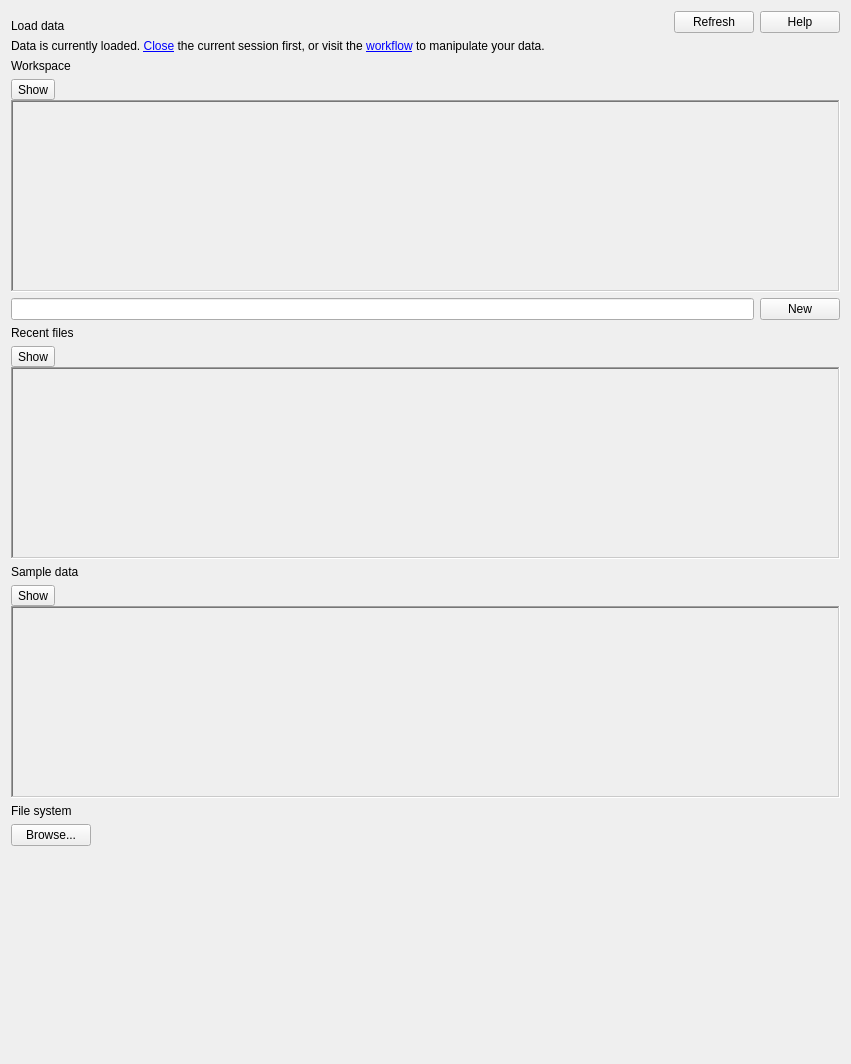
<?xml version="1.0" encoding="UTF-8"?>
<ui version="4.0">
 <class>Dialog</class>
 <widget class="QDialog" name="Dialog">
  <property name="geometry">
   <rect>
    <x>0</x>
    <y>0</y>
    <width>851</width>
    <height>1064</height>
   </rect>
  </property>
  <property name="sizePolicy">
   <sizepolicy hsizetype="Preferred" vsizetype="Preferred">
    <horstretch>0</horstretch>
    <verstretch>0</verstretch>
   </sizepolicy>
  </property>
  <property name="windowTitle">
   <string>Dialog</string>
  </property>
  <layout class="QVBoxLayout" name="verticalLayout">
   <item>
    <layout class="QHBoxLayout" name="horizontalLayout_2">
     <item alignment="Qt::AlignBottom">
      <widget class="QLabel" name="LBL_TITLE_MAIN">
       <property name="text">
        <string>Load data</string>
       </property>
       <property name="style" stdset="0">
        <string>title</string>
       </property>
      </widget>
     </item>
     <item>
      <widget class="QPushButton" name="BTN_REFRESH">
       <property name="sizePolicy">
        <sizepolicy hsizetype="Fixed" vsizetype="Fixed">
         <horstretch>0</horstretch>
         <verstretch>0</verstretch>
        </sizepolicy>
       </property>
       <property name="text">
        <string>Refresh</string>
       </property>
       <property name="icon">
        <iconset resource="../resources/resources.qrc">
         <normaloff>:/groot/refresh.svg</normaloff>:/groot/refresh.svg</iconset>
       </property>
       <property name="autoDefault">
        <bool>false</bool>
       </property>
      </widget>
     </item>
     <item>
      <widget class="QPushButton" name="BTN_HELP">
       <property name="sizePolicy">
        <sizepolicy hsizetype="Fixed" vsizetype="Fixed">
         <horstretch>0</horstretch>
         <verstretch>0</verstretch>
        </sizepolicy>
       </property>
       <property name="text">
        <string>Help</string>
       </property>
       <property name="icon">
        <iconset resource="../resources/resources.qrc">
         <normaloff>:/groot/help.svg</normaloff>:/groot/help.svg</iconset>
       </property>
       <property name="autoDefault">
        <bool>false</bool>
       </property>
      </widget>
     </item>
    </layout>
   </item>
   <item>
    <widget class="QLabel" name="LBL_HAS_DATA_WARNING">
     <property name="sizePolicy">
      <sizepolicy hsizetype="Expanding" vsizetype="Fixed">
       <horstretch>0</horstretch>
       <verstretch>0</verstretch>
      </sizepolicy>
     </property>
     <property name="text">
      <string>&lt;html&gt;&lt;head/&gt;&lt;body&gt;&lt;p&gt;Data is currently loaded. &lt;a href=&quot;action:new_model&quot;&gt;Close&lt;/a&gt; the current session first, or visit the &lt;a href=&quot;action:view_workflow&quot;&gt;workflow&lt;/a&gt; to manipulate your data.&lt;/p&gt;&lt;/body&gt;&lt;/html&gt;</string>
     </property>
     <property name="style" stdset="0">
      <string>warning</string>
     </property>
    </widget>
   </item>
   <item>
    <widget class="QLabel" name="LBL_TITLE_WORKSPACE">
     <property name="text">
      <string>Workspace</string>
     </property>
     <property name="style" stdset="0">
      <string>heading</string>
     </property>
    </widget>
   </item>
   <item>
    <layout class="QVBoxLayout" name="verticalLayout_2">
     <property name="spacing">
      <number>0</number>
     </property>
     <item>
      <widget class="QToolButton" name="BTN_SHOW_WORKSPACE">
       <property name="sizePolicy">
        <sizepolicy hsizetype="Fixed" vsizetype="Fixed">
         <horstretch>0</horstretch>
         <verstretch>0</verstretch>
        </sizepolicy>
       </property>
       <property name="text">
        <string>Show</string>
       </property>
       <property name="style" stdset="0">
        <string>dropdown</string>
       </property>
      </widget>
     </item>
     <item>
      <widget class="QFrame" name="FRA_WORKSPACE">
       <property name="minimumSize">
        <size>
         <width>0</width>
         <height>192</height>
        </size>
       </property>
       <property name="frameShape">
        <enum>QFrame::WinPanel</enum>
       </property>
       <property name="frameShadow">
        <enum>QFrame::Sunken</enum>
       </property>
       <property name="style" stdset="0">
        <string>contents</string>
       </property>
       <layout class="QGridLayout" name="LAY_WORKSPACE"/>
      </widget>
     </item>
    </layout>
   </item>
   <item>
    <layout class="QHBoxLayout" name="horizontalLayout">
     <item>
      <widget class="QLineEdit" name="TXT_WORKSPACE"/>
     </item>
     <item>
      <widget class="QPushButton" name="BTN_NEW_WORKSPACE">
       <property name="text">
        <string>New</string>
       </property>
       <property name="autoDefault">
        <bool>false</bool>
       </property>
      </widget>
     </item>
    </layout>
   </item>
   <item>
    <widget class="QLabel" name="LBL_TITLE_RECENT">
     <property name="text">
      <string>Recent files</string>
     </property>
     <property name="style" stdset="0">
      <string>heading</string>
     </property>
    </widget>
   </item>
   <item>
    <layout class="QVBoxLayout" name="verticalLayout_3">
     <property name="spacing">
      <number>0</number>
     </property>
     <item>
      <widget class="QToolButton" name="BTN_SHOW_RECENT">
       <property name="sizePolicy">
        <sizepolicy hsizetype="Fixed" vsizetype="Fixed">
         <horstretch>0</horstretch>
         <verstretch>0</verstretch>
        </sizepolicy>
       </property>
       <property name="text">
        <string>Show</string>
       </property>
       <property name="style" stdset="0">
        <string>dropdown</string>
       </property>
      </widget>
     </item>
     <item>
      <widget class="QFrame" name="FRA_RECENT">
       <property name="minimumSize">
        <size>
         <width>0</width>
         <height>192</height>
        </size>
       </property>
       <property name="frameShape">
        <enum>QFrame::WinPanel</enum>
       </property>
       <property name="frameShadow">
        <enum>QFrame::Sunken</enum>
       </property>
       <property name="style" stdset="0">
        <string>contents</string>
       </property>
       <layout class="QGridLayout" name="LAY_RECENT"/>
      </widget>
     </item>
    </layout>
   </item>
   <item>
    <widget class="QLabel" name="LBL_TITLE_SAMPLE">
     <property name="text">
      <string>Sample data</string>
     </property>
     <property name="style" stdset="0">
      <string>heading</string>
     </property>
    </widget>
   </item>
   <item>
    <layout class="QVBoxLayout" name="verticalLayout_4">
     <property name="spacing">
      <number>0</number>
     </property>
     <item>
      <widget class="QToolButton" name="BTN_SHOW_SAMPLE">
       <property name="sizePolicy">
        <sizepolicy hsizetype="Fixed" vsizetype="Fixed">
         <horstretch>0</horstretch>
         <verstretch>0</verstretch>
        </sizepolicy>
       </property>
       <property name="text">
        <string>Show</string>
       </property>
       <property name="style" stdset="0">
        <string>dropdown</string>
       </property>
      </widget>
     </item>
     <item>
      <widget class="QFrame" name="FRA_SAMPLE">
       <property name="minimumSize">
        <size>
         <width>0</width>
         <height>192</height>
        </size>
       </property>
       <property name="frameShape">
        <enum>QFrame::WinPanel</enum>
       </property>
       <property name="frameShadow">
        <enum>QFrame::Sunken</enum>
       </property>
       <property name="style" stdset="0">
        <string>contents</string>
       </property>
       <layout class="QGridLayout" name="LAY_SAMPLE"/>
      </widget>
     </item>
    </layout>
   </item>
   <item>
    <widget class="QLabel" name="LBL_TITLE_FILESYSTEM">
     <property name="text">
      <string>File system</string>
     </property>
     <property name="style" stdset="0">
      <string>heading</string>
     </property>
    </widget>
   </item>
   <item>
    <widget class="QPushButton" name="BTN_BROWSE">
     <property name="sizePolicy">
      <sizepolicy hsizetype="Fixed" vsizetype="Fixed">
       <horstretch>0</horstretch>
       <verstretch>0</verstretch>
      </sizepolicy>
     </property>
     <property name="text">
      <string>Browse...</string>
     </property>
     <property name="autoDefault">
      <bool>false</bool>
     </property>
    </widget>
   </item>
   <item>
    <spacer name="verticalSpacer">
     <property name="orientation">
      <enum>Qt::Vertical</enum>
     </property>
     <property name="sizeHint" stdset="0">
      <size>
       <width>20</width>
       <height>40</height>
      </size>
     </property>
    </spacer>
   </item>
  </layout>
 </widget>
 <resources>
  <include location="../resources/resources.qrc"/>
  <include location="../../../../intermake/intermake_qt/forms/designer/resource_files/resources.qrc"/>
 </resources>
 <connections/>
</ui>
